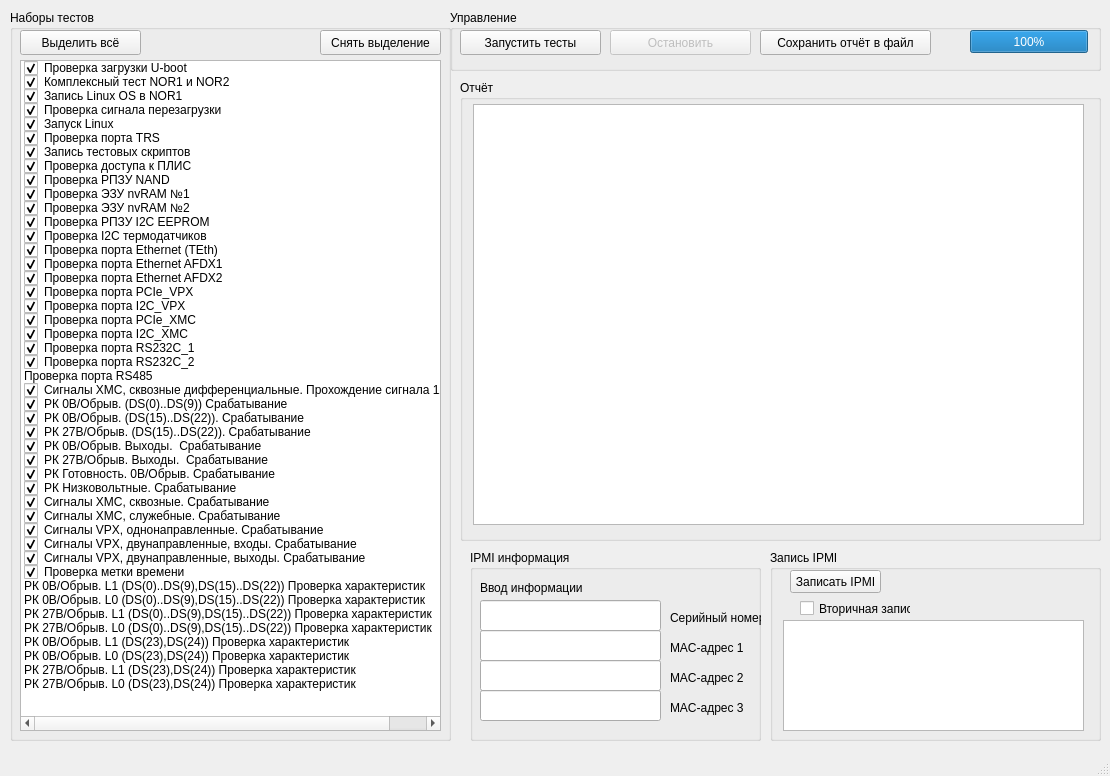
<?xml version="1.0" encoding="UTF-8"?>
<ui version="4.0">
 <class>MainWindow</class>
 <widget class="QMainWindow" name="MainWindow">
  <property name="geometry">
   <rect>
    <x>0</x>
    <y>0</y>
    <width>1110</width>
    <height>776</height>
   </rect>
  </property>
  <property name="windowTitle">
   <string>ТСОиК ВИМ-3U-3 программа тестирования ИЖДЯ.00009</string>
  </property>
  <widget class="QWidget" name="centralWidget">
   <widget class="QGroupBox" name="groupBox">
    <property name="geometry">
     <rect>
      <x>10</x>
      <y>10</y>
      <width>441</width>
      <height>731</height>
     </rect>
    </property>
    <property name="title">
     <string>Наборы тестов</string>
    </property>
    <widget class="QPushButton" name="b_test_selectall">
     <property name="geometry">
      <rect>
       <x>10</x>
       <y>20</y>
       <width>121</width>
       <height>25</height>
      </rect>
     </property>
     <property name="text">
      <string>Выделить всё</string>
     </property>
    </widget>
    <widget class="QPushButton" name="b_test_selectnone">
     <property name="geometry">
      <rect>
       <x>310</x>
       <y>20</y>
       <width>121</width>
       <height>25</height>
      </rect>
     </property>
     <property name="text">
      <string>Снять выделение</string>
     </property>
    </widget>
    <widget class="QListWidget" name="l_test_selectlst">
     <property name="geometry">
      <rect>
       <x>10</x>
       <y>50</y>
       <width>421</width>
       <height>671</height>
      </rect>
     </property>
     <item>
      <property name="text">
       <string>Проверка загрузки U-boot</string>
      </property>
      <property name="checkState">
       <enum>Checked</enum>
      </property>
     </item>
     <item>
      <property name="text">
       <string>Комплексный тест NOR1 и NOR2</string>
      </property>
      <property name="checkState">
       <enum>Checked</enum>
      </property>
     </item>
     <item>
      <property name="text">
       <string>Запись Linux OS в NOR1</string>
      </property>
      <property name="checkState">
       <enum>Checked</enum>
      </property>
     </item>
     <item>
      <property name="text">
       <string>Проверка сигнала перезагрузки</string>
      </property>
      <property name="checkState">
       <enum>Checked</enum>
      </property>
     </item>
     <item>
      <property name="text">
       <string>Запуск Linux</string>
      </property>
      <property name="checkState">
       <enum>Checked</enum>
      </property>
     </item>
     <item>
      <property name="text">
       <string>Проверка порта TRS</string>
      </property>
      <property name="checkState">
       <enum>Checked</enum>
      </property>
     </item>
     <item>
      <property name="text">
       <string>Запись тестовых скриптов</string>
      </property>
      <property name="checkState">
       <enum>Checked</enum>
      </property>
     </item>
     <item>
      <property name="text">
       <string>Проверка доступа к ПЛИС</string>
      </property>
      <property name="checkState">
       <enum>Checked</enum>
      </property>
     </item>
     <item>
      <property name="text">
       <string>Проверка РПЗУ NAND</string>
      </property>
      <property name="checkState">
       <enum>Checked</enum>
      </property>
     </item>
     <item>
      <property name="text">
       <string>Проверка ЭЗУ nvRAM №1</string>
      </property>
      <property name="checkState">
       <enum>Checked</enum>
      </property>
     </item>
     <item>
      <property name="text">
       <string>Проверка ЭЗУ nvRAM №2</string>
      </property>
      <property name="checkState">
       <enum>Checked</enum>
      </property>
     </item>
     <item>
      <property name="text">
       <string>Проверка РПЗУ I2C EEPROM</string>
      </property>
      <property name="checkState">
       <enum>Checked</enum>
      </property>
     </item>
     <item>
      <property name="text">
       <string>Проверка I2C термодатчиков</string>
      </property>
      <property name="checkState">
       <enum>Checked</enum>
      </property>
     </item>
     <item>
      <property name="text">
       <string>Проверка порта Ethernet (TEth)</string>
      </property>
      <property name="checkState">
       <enum>Checked</enum>
      </property>
     </item>
     <item>
      <property name="text">
       <string>Проверка порта Ethernet AFDX1</string>
      </property>
      <property name="checkState">
       <enum>Checked</enum>
      </property>
     </item>
     <item>
      <property name="text">
       <string>Проверка порта Ethernet AFDX2</string>
      </property>
      <property name="checkState">
       <enum>Checked</enum>
      </property>
     </item>
     <item>
      <property name="text">
       <string>Проверка порта PCIe_VPX</string>
      </property>
      <property name="checkState">
       <enum>Checked</enum>
      </property>
     </item>
     <item>
      <property name="text">
       <string>Проверка порта I2C_VPX</string>
      </property>
      <property name="checkState">
       <enum>Checked</enum>
      </property>
     </item>
     <item>
      <property name="text">
       <string>Проверка порта PCIe_XMC</string>
      </property>
      <property name="checkState">
       <enum>Checked</enum>
      </property>
     </item>
     <item>
      <property name="text">
       <string>Проверка порта I2C_XMC</string>
      </property>
      <property name="checkState">
       <enum>Checked</enum>
      </property>
     </item>
     <item>
      <property name="text">
       <string>Проверка порта RS232C_1</string>
      </property>
      <property name="checkState">
       <enum>Checked</enum>
      </property>
     </item>
     <item>
      <property name="text">
       <string>Проверка порта RS232C_2</string>
      </property>
      <property name="checkState">
       <enum>Checked</enum>
      </property>
     </item>
     <item>
      <property name="text">
       <string>Проверка порта RS485</string>
      </property>
      <property name="checkState">
       <enum>Unchecked</enum>
      </property>
     </item>
     <item>
      <property name="text">
       <string>Сигналы XMC, сквозные дифференциальные. Прохождение сигнала 125 МГц</string>
      </property>
      <property name="checkState">
       <enum>Checked</enum>
      </property>
     </item>
     <item>
      <property name="text">
       <string>РК 0В/Обрыв. (DS(0)..DS(9)) Срабатывание</string>
      </property>
      <property name="checkState">
       <enum>Checked</enum>
      </property>
     </item>
     <item>
      <property name="text">
       <string>РК 0В/Обрыв. (DS(15)..DS(22)). Срабатывание</string>
      </property>
      <property name="checkState">
       <enum>Checked</enum>
      </property>
     </item>
     <item>
      <property name="text">
       <string>РК 27В/Обрыв. (DS(15)..DS(22)). Срабатывание</string>
      </property>
      <property name="checkState">
       <enum>Checked</enum>
      </property>
     </item>
     <item>
      <property name="text">
       <string>РК 0В/Обрыв. Выходы.  Срабатывание</string>
      </property>
      <property name="checkState">
       <enum>Checked</enum>
      </property>
     </item>
     <item>
      <property name="text">
       <string>РК 27В/Обрыв. Выходы.  Срабатывание</string>
      </property>
      <property name="checkState">
       <enum>Checked</enum>
      </property>
     </item>
     <item>
      <property name="text">
       <string>РК Готовность. 0В/Обрыв. Срабатывание</string>
      </property>
      <property name="checkState">
       <enum>Checked</enum>
      </property>
     </item>
     <item>
      <property name="text">
       <string>РК Низковольтные. Срабатывание</string>
      </property>
      <property name="checkState">
       <enum>Checked</enum>
      </property>
     </item>
     <item>
      <property name="text">
       <string>Сигналы XMC, сквозные. Срабатывание</string>
      </property>
      <property name="checkState">
       <enum>Checked</enum>
      </property>
     </item>
     <item>
      <property name="text">
       <string>Сигналы XMC, служебные. Срабатывание</string>
      </property>
      <property name="checkState">
       <enum>Checked</enum>
      </property>
     </item>
     <item>
      <property name="text">
       <string>Сигналы VPX, однонаправленные. Срабатывание</string>
      </property>
      <property name="checkState">
       <enum>Checked</enum>
      </property>
     </item>
     <item>
      <property name="text">
       <string>Сигналы VPX, двунаправленные, входы. Срабатывание</string>
      </property>
      <property name="checkState">
       <enum>Checked</enum>
      </property>
     </item>
     <item>
      <property name="text">
       <string>Сигналы VPX, двунаправленные, выходы. Срабатывание</string>
      </property>
      <property name="checkState">
       <enum>Checked</enum>
      </property>
     </item>
     <item>
      <property name="text">
       <string>Проверка метки времени</string>
      </property>
      <property name="checkState">
       <enum>Checked</enum>
      </property>
     </item>
     <item>
      <property name="text">
       <string>РК 0В/Обрыв. L1 (DS(0)..DS(9),DS(15)..DS(22)) Проверка характеристик</string>
      </property>
      <property name="checkState">
       <enum>Unchecked</enum>
      </property>
     </item>
     <item>
      <property name="text">
       <string>РК 0В/Обрыв. L0 (DS(0)..DS(9),DS(15)..DS(22)) Проверка характеристик</string>
      </property>
      <property name="checkState">
       <enum>Unchecked</enum>
      </property>
     </item>
     <item>
      <property name="text">
       <string>РК 27В/Обрыв. L1 (DS(0)..DS(9),DS(15)..DS(22)) Проверка характеристик</string>
      </property>
      <property name="checkState">
       <enum>Unchecked</enum>
      </property>
     </item>
     <item>
      <property name="text">
       <string>РК 27В/Обрыв. L0 (DS(0)..DS(9),DS(15)..DS(22)) Проверка характеристик</string>
      </property>
      <property name="checkState">
       <enum>Unchecked</enum>
      </property>
     </item>
     <item>
      <property name="text">
       <string>РК 0В/Обрыв. L1 (DS(23),DS(24)) Проверка характеристик</string>
      </property>
      <property name="checkState">
       <enum>Unchecked</enum>
      </property>
     </item>
     <item>
      <property name="text">
       <string>РК 0В/Обрыв. L0 (DS(23),DS(24)) Проверка характеристик</string>
      </property>
      <property name="checkState">
       <enum>Unchecked</enum>
      </property>
     </item>
     <item>
      <property name="text">
       <string>РК 27В/Обрыв. L1 (DS(23),DS(24)) Проверка характеристик</string>
      </property>
      <property name="checkState">
       <enum>Unchecked</enum>
      </property>
     </item>
     <item>
      <property name="text">
       <string>РК 27В/Обрыв. L0 (DS(23),DS(24)) Проверка характеристик</string>
      </property>
      <property name="checkState">
       <enum>Unchecked</enum>
      </property>
     </item>
    </widget>
   </widget>
   <widget class="QGroupBox" name="groupBox_2">
    <property name="geometry">
     <rect>
      <x>450</x>
      <y>10</y>
      <width>651</width>
      <height>61</height>
     </rect>
    </property>
    <property name="title">
     <string>Управление</string>
    </property>
    <widget class="QPushButton" name="b_ctrl_start">
     <property name="geometry">
      <rect>
       <x>10</x>
       <y>20</y>
       <width>141</width>
       <height>25</height>
      </rect>
     </property>
     <property name="text">
      <string>Запустить тесты</string>
     </property>
    </widget>
    <widget class="QPushButton" name="b_ctrl_stop">
     <property name="enabled">
      <bool>false</bool>
     </property>
     <property name="geometry">
      <rect>
       <x>160</x>
       <y>20</y>
       <width>141</width>
       <height>25</height>
      </rect>
     </property>
     <property name="text">
      <string>Остановить</string>
     </property>
    </widget>
    <widget class="QPushButton" name="b_ctrl_savereport">
     <property name="geometry">
      <rect>
       <x>310</x>
       <y>20</y>
       <width>171</width>
       <height>25</height>
      </rect>
     </property>
     <property name="text">
      <string>Сохранить отчёт в файл</string>
     </property>
    </widget>
    <widget class="QProgressBar" name="pb_ctrl_test_progress">
     <property name="geometry">
      <rect>
       <x>520</x>
       <y>20</y>
       <width>118</width>
       <height>23</height>
      </rect>
     </property>
     <property name="value">
      <number>100</number>
     </property>
    </widget>
   </widget>
   <widget class="QGroupBox" name="groupBox_3">
    <property name="geometry">
     <rect>
      <x>460</x>
      <y>80</y>
      <width>641</width>
      <height>461</height>
     </rect>
    </property>
    <property name="title">
     <string>Отчёт</string>
    </property>
    <widget class="QTextEdit" name="te_report">
     <property name="geometry">
      <rect>
       <x>13</x>
       <y>24</y>
       <width>611</width>
       <height>421</height>
      </rect>
     </property>
     <property name="html">
      <string>&lt;!DOCTYPE HTML PUBLIC &quot;-//W3C//DTD HTML 4.0//EN&quot; &quot;http://www.w3.org/TR/REC-html40/strict.dtd&quot;&gt;
&lt;html&gt;&lt;head&gt;&lt;meta name=&quot;qrichtext&quot; content=&quot;1&quot; /&gt;&lt;style type=&quot;text/css&quot;&gt;
p, li { white-space: pre-wrap; }
&lt;/style&gt;&lt;/head&gt;&lt;body style=&quot; font-family:'MS Shell Dlg 2'; font-size:8.25pt; font-weight:400; font-style:normal;&quot;&gt;
&lt;p style=&quot;-qt-paragraph-type:empty; margin-top:0px; margin-bottom:0px; margin-left:0px; margin-right:0px; -qt-block-indent:0; text-indent:0px; font-family:'Averia Sans'; font-size:9pt;&quot;&gt;&lt;br /&gt;&lt;/p&gt;&lt;/body&gt;&lt;/html&gt;</string>
     </property>
    </widget>
   </widget>
   <widget class="QGroupBox" name="groupBox_4">
    <property name="geometry">
     <rect>
      <x>470</x>
      <y>550</y>
      <width>291</width>
      <height>191</height>
     </rect>
    </property>
    <property name="title">
     <string>IPMI информация</string>
    </property>
    <widget class="QLineEdit" name="lineEdit">
     <property name="geometry">
      <rect>
       <x>10</x>
       <y>50</y>
       <width>181</width>
       <height>31</height>
      </rect>
     </property>
    </widget>
    <widget class="QLineEdit" name="lineEdit_2">
     <property name="geometry">
      <rect>
       <x>10</x>
       <y>80</y>
       <width>181</width>
       <height>31</height>
      </rect>
     </property>
    </widget>
    <widget class="QLineEdit" name="lineEdit_3">
     <property name="geometry">
      <rect>
       <x>10</x>
       <y>110</y>
       <width>181</width>
       <height>31</height>
      </rect>
     </property>
    </widget>
    <widget class="QLineEdit" name="lineEdit_4">
     <property name="geometry">
      <rect>
       <x>10</x>
       <y>140</y>
       <width>181</width>
       <height>31</height>
      </rect>
     </property>
    </widget>
    <widget class="QLabel" name="label_2">
     <property name="geometry">
      <rect>
       <x>10</x>
       <y>30</y>
       <width>111</width>
       <height>16</height>
      </rect>
     </property>
     <property name="text">
      <string>Ввод информации</string>
     </property>
    </widget>
    <widget class="QLabel" name="label_7">
     <property name="geometry">
      <rect>
       <x>200</x>
       <y>60</y>
       <width>91</width>
       <height>16</height>
      </rect>
     </property>
     <property name="text">
      <string>Серийный номер</string>
     </property>
    </widget>
    <widget class="QLabel" name="label_8">
     <property name="geometry">
      <rect>
       <x>200</x>
       <y>150</y>
       <width>91</width>
       <height>16</height>
      </rect>
     </property>
     <property name="text">
      <string>MAC-адрес 3</string>
     </property>
    </widget>
    <widget class="QLabel" name="label_9">
     <property name="geometry">
      <rect>
       <x>200</x>
       <y>90</y>
       <width>91</width>
       <height>16</height>
      </rect>
     </property>
     <property name="text">
      <string>MAC-адрес 1</string>
     </property>
    </widget>
    <widget class="QLabel" name="label_10">
     <property name="geometry">
      <rect>
       <x>200</x>
       <y>120</y>
       <width>91</width>
       <height>16</height>
      </rect>
     </property>
     <property name="text">
      <string>MAC-адрес 2</string>
     </property>
    </widget>
   </widget>
   <widget class="QGroupBox" name="groupBox_5">
    <property name="geometry">
     <rect>
      <x>770</x>
      <y>550</y>
      <width>331</width>
      <height>191</height>
     </rect>
    </property>
    <property name="title">
     <string>Запись IPMI</string>
    </property>
    <widget class="QPushButton" name="b_write_ipmi">
     <property name="geometry">
      <rect>
       <x>20</x>
       <y>20</y>
       <width>91</width>
       <height>23</height>
      </rect>
     </property>
     <property name="text">
      <string>Записать IPMI</string>
     </property>
    </widget>
    <widget class="QTextEdit" name="ipmi_report">
     <property name="geometry">
      <rect>
       <x>13</x>
       <y>70</y>
       <width>301</width>
       <height>111</height>
      </rect>
     </property>
     <property name="readOnly">
      <bool>true</bool>
     </property>
    </widget>
    <widget class="QCheckBox" name="f_quick_write_ipmi">
     <property name="geometry">
      <rect>
       <x>30</x>
       <y>50</y>
       <width>111</width>
       <height>17</height>
      </rect>
     </property>
     <property name="text">
      <string>Вторичная запись</string>
     </property>
    </widget>
   </widget>
  </widget>
  <widget class="QMenuBar" name="menuBar">
   <property name="geometry">
    <rect>
     <x>0</x>
     <y>0</y>
     <width>1110</width>
     <height>21</height>
    </rect>
   </property>
  </widget>
  <widget class="QStatusBar" name="statusBar"/>
 </widget>
 <layoutdefault spacing="6" margin="11"/>
 <resources/>
 <connections/>
</ui>
